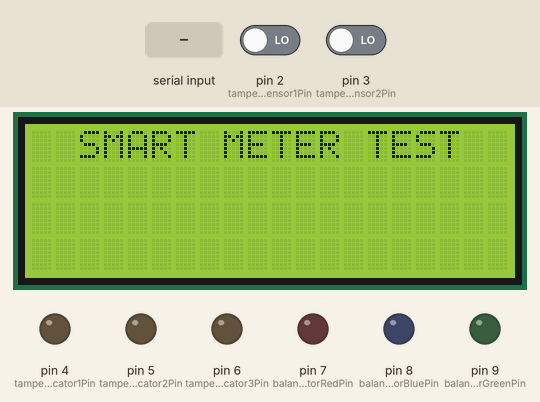
The sketch below on a simulated Arduino Uno, built with avr-gcc and run on an emulated ATmega328P. Parts: 20×4 character LCD, output pins drawn as LEDs (lit = HIGH). The test bench sets the inputs (shaded band); at power-on: pin 2 (tamperSensor1Pin) LOW, pin 3 (tamperSensor2Pin) LOW. The local clock reads 2024-03-15 10:24:30 at power-on unless the sketch sets it; what the sketch prints to the serial monitor is not drawn.

Above: at 1.2 s.
1.3 s: "<90,45,200>" received over the second serial link
At 2.8 s:
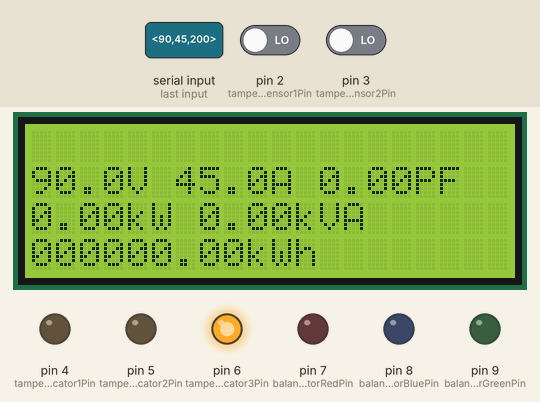
3.1 s: pin 2 (tamperSensor1Pin) driven HIGH
At 3.6 s:
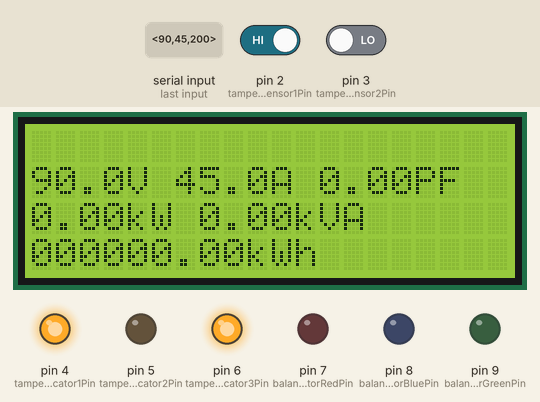
4.7 s: "<5>" received over the second serial link
At 6.0 s:
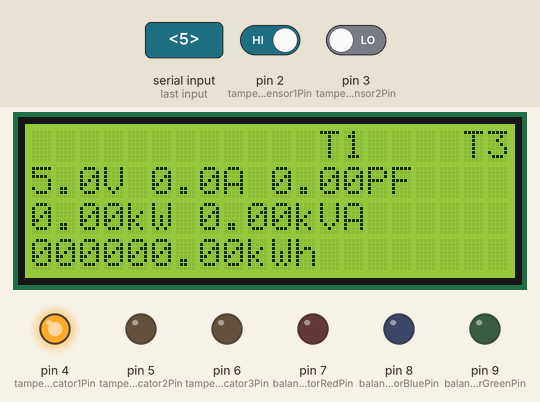
6.3 s: pin 3 (tamperSensor2Pin) driven HIGH
At 6.8 s:
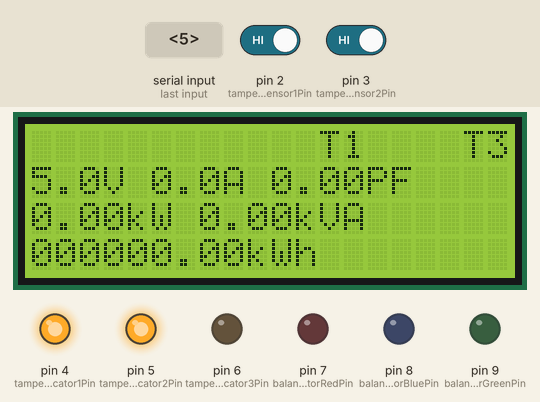
7.8 s: "<30,150,10>" received over the second serial link
At 8.7 s:
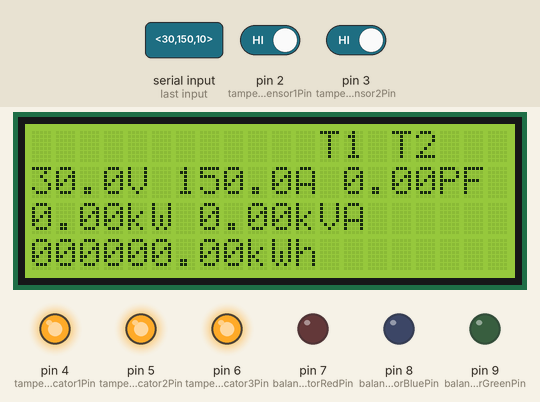
9.4 s: pin 2 (tamperSensor1Pin) driven LOW
At 10.5 s:
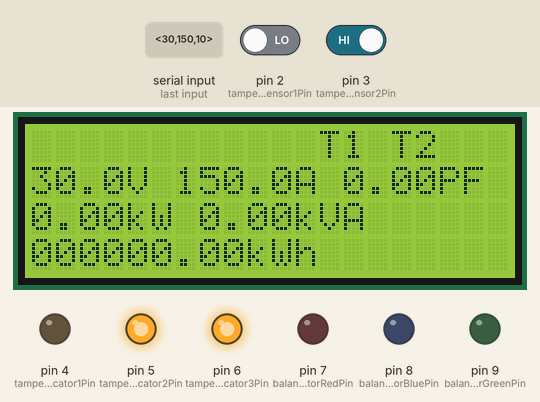
Timing chart, 0 to 11.9 s (numbered marks = the images above; inputs shaded):
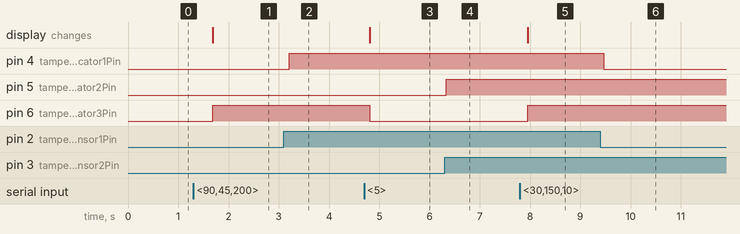

Measured:
- after the input at 1.3 s, pin 6 (tamperIndicator3Pin): LOW → HIGH after 0.39 s; the display: changes after 0.39 s (image 1)
- after the input at 3.1 s, pin 4 (tamperIndicator1Pin): LOW → HIGH after 0.11 s
- after the input at 4.7 s, pin 6 (tamperIndicator3Pin): HIGH → LOW after 0.12 s; the display: changes after 0.12 s (image 3)
- after the input at 6.3 s, pin 5 (tamperIndicator2Pin): LOW → HIGH at once
- after the input at 7.8 s, pin 6 (tamperIndicator3Pin): LOW → HIGH after 0.15 s; the display: changes after 0.15 s (image 5)
- after the input at 9.4 s, pin 4 (tamperIndicator1Pin): HIGH → LOW after 0.07 s

The sketch:

semUNO.ino
```cpp
#include <Wire.h>
#include "RTClib.h"
#include<SoftwareSerial.h>
#include <LiquidCrystal_I2C.h>

RTC_DS1307 rtc;
LiquidCrystal_I2C lcd(0x38,20,4);
SoftwareSerial meterSerial(10,11);

// pins sensor
const byte tamperSensor1Pin = 2;
const byte tamperSensor2Pin = 3;
// Tamper Indicators
const byte tamperIndicator1Pin = 4;
const byte tamperIndicator2Pin = 5;
const byte tamperIndicator3Pin = 6;
const byte balanceIndicatorRedPin = 7;
const byte balanceIndicatorBluePin = 8;
const byte balanceIndicatorGreenPin = 9;

// variables
int tamper1State=0, tamper2State=0;
float vRMS, ipRMS, inRMS, kW, kVA, pf, kWh;
float purchasedEnergy = 1.0;
int year, month, day, hour, minute, second;
unsigned long previousMillis = 0;
unsigned long lastDisplayTime = 6000;
String timestamp, cvs;
// tamper flages
bool t1Flag = false, t2Flag = false, t3Flag = false;


void setup(){
	//======================================
	//===== Serial Communication Setup =====
	//======================================
	Serial.begin(9600);
	meterSerial.begin(9600);
	//======================================
	//========== LCD Display Setup =========
	//======================================
	lcd.init();
	lcd.backlight();
	lcd.setCursor(0,0);
	lcd.print("  SMART METER TEST  ");
	//======================================
	//=============== RTC Setup ============
	//======================================
	if (!rtc.begin()) {
	    // Serial.println("Couldn't find RTC");
	    while (1);
	  }
	  if (!rtc.isrunning()) {
	    // Serial.println("RTC is NOT running, setting time!");
	    rtc.adjust(DateTime(F(__DATE__), F(__TIME__)));
	  }

	// INPUT Pins
	pinMode(tamperSensor1Pin, INPUT);
	pinMode(tamperSensor2Pin, INPUT);
	// OUTPUT Pins
	pinMode(tamperIndicator1Pin, OUTPUT);
	pinMode(tamperIndicator2Pin, OUTPUT);
	pinMode(tamperIndicator3Pin, OUTPUT);
	pinMode(balanceIndicatorRedPin, OUTPUT);
	pinMode(balanceIndicatorBluePin, OUTPUT);
	pinMode(balanceIndicatorGreenPin, OUTPUT);
}

void loop(){
	// requesting data from Meter IC
	meterSerial.println("send");
	delay(500);

	char dataBuffer[100];
	if (meterSerial.available()){
		// int len = meterSerial.readBytesUntil('\n', dataBuffer, 100);
		bool receiving = false; int index;
		while(meterSerial.available()){
			char ch = meterSerial.read();
			if(ch == '<') {
				receiving = true;
				index = 0;
			}
			else if(ch == '>') {
				receiving = false;
				dataBuffer[index] = '\0';
				break;
			}
			else if(receiving) {
				dataBuffer[index++] = ch;
			}
		}
		// parsing the data from Meter IC
		parseData(dataBuffer);
		// Serial.println(dataBuffer));

        int kwhDigites = 5;
        float temp = kWh/10.0;
        while(temp>1.0) {
            kwhDigites -= 1;
            temp/=10.0;
        }
        // displaying parameters
        unsigned long currentMillis = millis();
	    if(currentMillis-lastDisplayTime>3000) {
	    	// Reading the RTC
	    	readRTC();
	    	// formatting data to CSV
	    	formatDataCVS();
	        // serial display
	        Serial.println("Sending Data To DB");
	        Serial.println(cvs);
	        //serialDisplay(kwhDigites);
	        // LCD display
	        lcdDisplay(kwhDigites);
	        lastDisplayTime = currentMillis;
	    }
	}

	// reading tamper sensors
	tamper1State = digitalRead(tamperSensor1Pin);
	tamper2State = digitalRead(tamperSensor2Pin);

	//===========================================
    //-------- setting tamper indicators --------
    //===========================================
    // Main Cover Sensor
	digitalWrite(tamperIndicator1Pin, tamper1State);
	if(tamper1State){t1Flag=true;}else{t1Flag=false;}
	// Terminal Cover sensor
	digitalWrite(tamperIndicator2Pin, tamper2State);
	if(tamper2State){t2Flag=true;}else{t2Flag=false;}
	// Neutral Tamper
	if(abs(ipRMS-inRMS)>0.5) {
		digitalWrite(tamperIndicator3Pin,HIGH);
		t3Flag = true;
	} else {
		digitalWrite(tamperIndicator3Pin,LOW);
		t3Flag = false;
	}

	// delay(5000);
}

// string parsing function
float parseData(char *data) {
	char *token;
	char *strings[10];
	byte index = 0;
	token = strtok(data, ",");
	while(token!=NULL){
		strings[index] = token;
		index++;
		token = strtok(NULL, ",");
	}
	//assigning the parameters
	vRMS = atof(strings[0]);
	ipRMS = atof(strings[1]);
	inRMS = atof(strings[2]);
	kW = atof(strings[3]);
	kVA = atof(strings[4]);
	pf = atof(strings[5]);
	kWh = atof(strings[6]);
}
void formatDataCVS() {
	// making a CVS for sending
	cvs = String(vRMS)+"V,"+String(ipRMS)+"A,"+String(ipRMS)+"A,"+String(inRMS)+"A,"+String(kW)+"kW,"+String(kVA)+"kVA,";
	cvs += String(pf)+"PF,"+String(kWh)+"kWh,"+String(timestamp);
}

// Serial displaying function
void serialDisplay(int count){
    String preFix = "";
    for(int i=0;i<count;i++){
        preFix += '0';
    }
    Serial.print(String(vRMS) + "V ");
    Serial.print(String(ipRMS) + "A ");
    Serial.print(String(inRMS) + "A ");
    Serial.print(String(kW) + "kW ");
    Serial.print(String(kVA) + "kVA ");
    Serial.print(String(pf) + "PF ");
    Serial.println(preFix+ String(kWh) + "kWh");
    Serial.println("\n");
}

// LCD displaying function
void lcdDisplay(int count){
    String preFix = "";
    for(int i=0;i<count;i++){
        preFix += '0';
    }
    // clearing previous values
    lcd.clear();
    //1st row of LCD
    if(t1Flag) {lcd.setCursor(12,0); lcd.print("T1 ");}
    if(t2Flag) {lcd.setCursor(15,0); lcd.print("T2 ");}
    if(t3Flag) {lcd.setCursor(18,0);lcd.print("T3");}
    // 2nd row of LCD
    lcd.setCursor(0,1);
    lcd.print(String(vRMS,1)+"V ");
    lcd.print(String(ipRMS,1)+"A ");
    lcd.print(String(pf)+"PF");
    // 3rd row of LCD
    lcd.setCursor(0,2);
    lcd.print(String(kW)+"kW ");
    lcd.print(String(kVA)+"kVA ");
    // 4th row of LCD
    lcd.setCursor(0,3);
    lcd.print(preFix+String(kWh)+"kWh");
}

void readRTC() {
	DateTime now = rtc.now();
	year = now.year(); month = now.month(); day = now.day();
	hour = now.hour(); minute = now.minute(); second = now.second();

	timestamp = String(year)+":"+String(month)+":"+String(day)+":"+String(hour)+':'+ String(minute)+':'+String(second);
}
```
